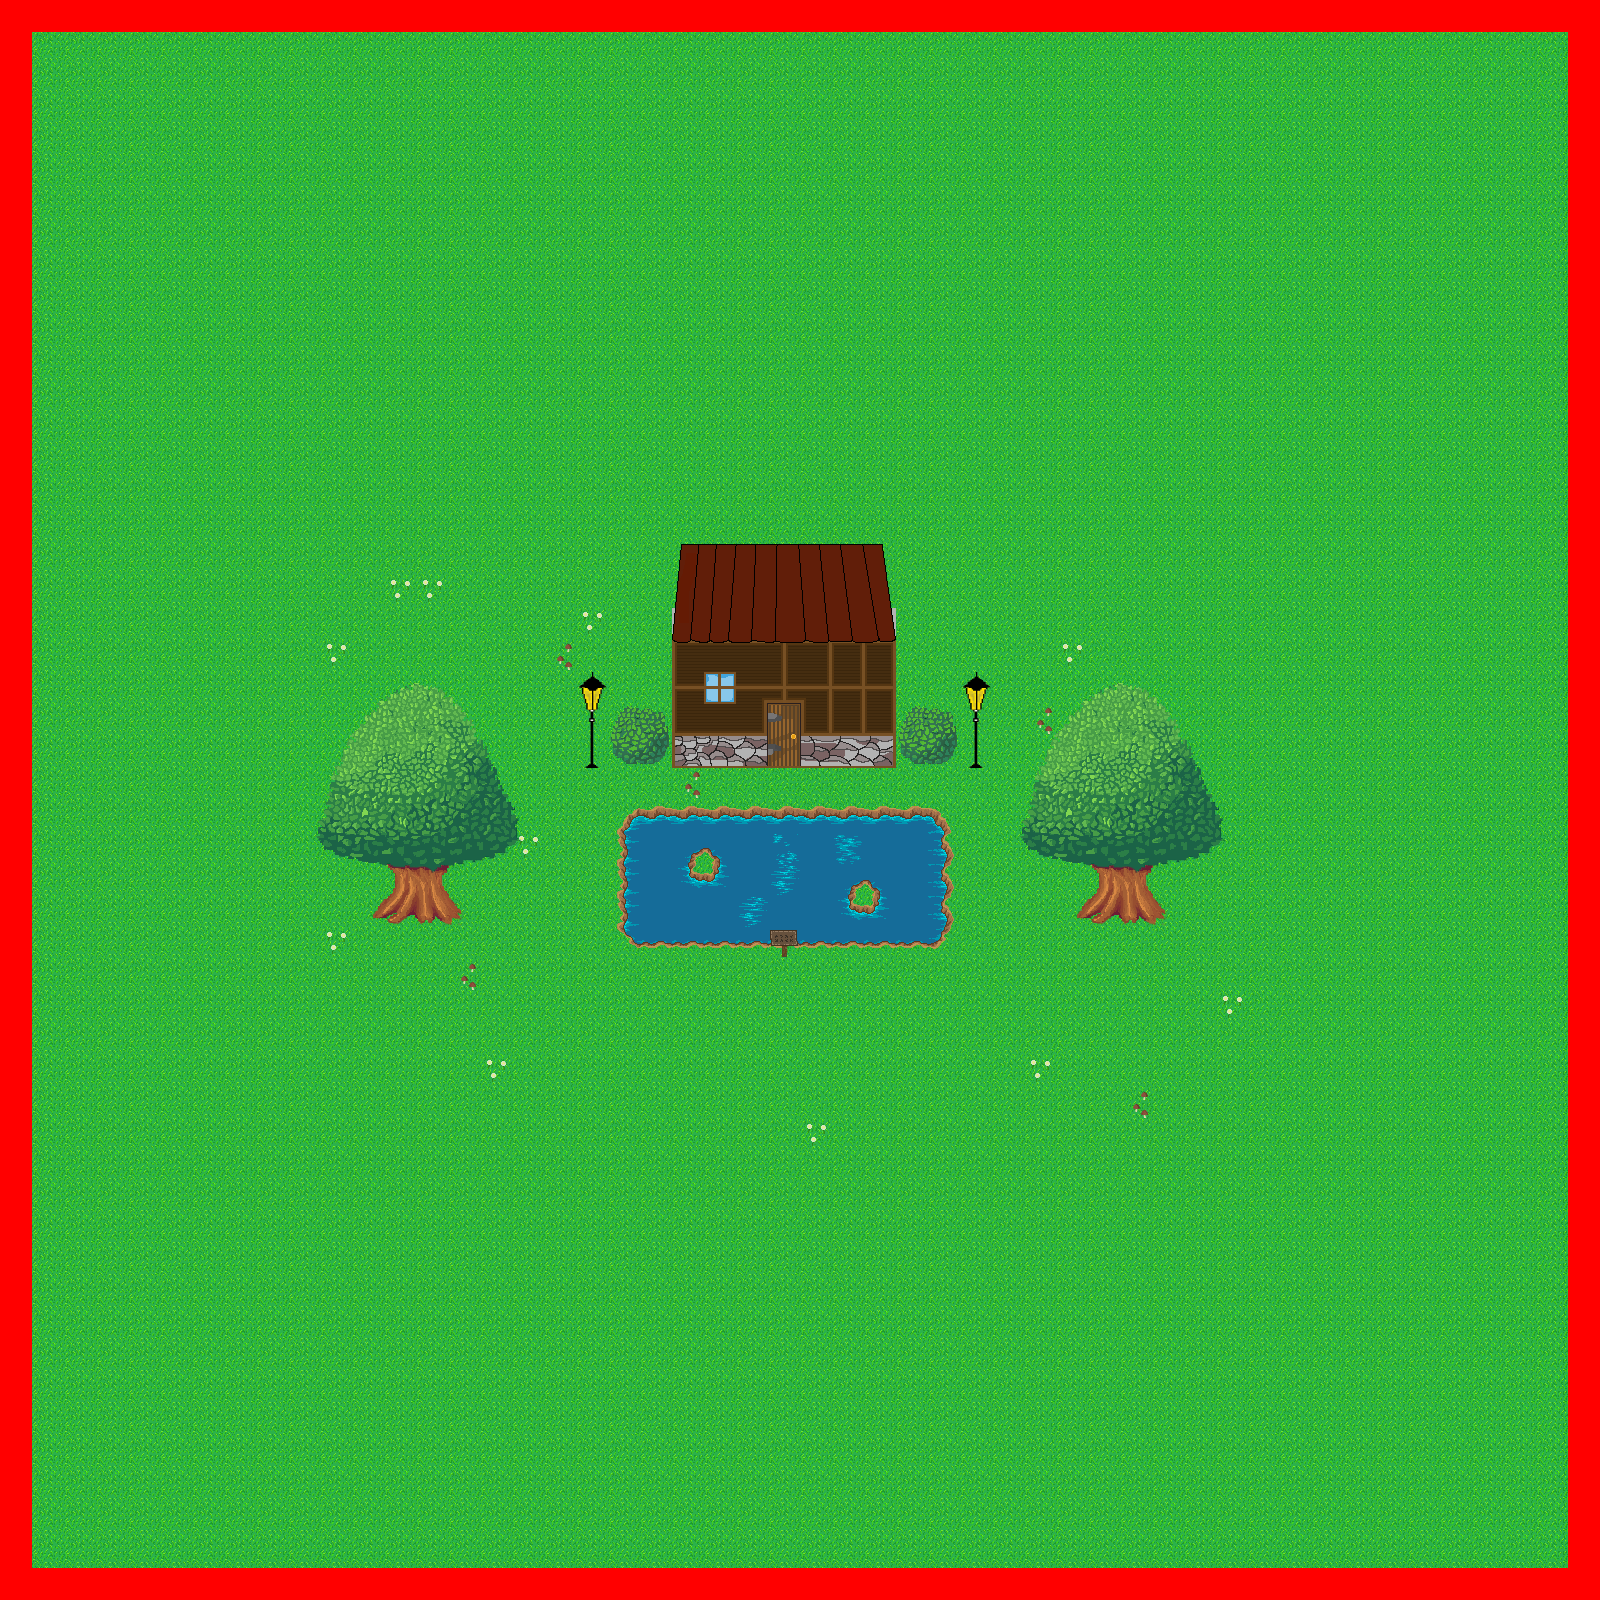

Below is a game level as drawn by its tile map, then a one-line description and the .tmx that defines it (tile-layer data replaced by summaries):
An orthogonal 50x50 tile map with 32x32 px tiles, 6 tile layers (Ground, Water, Tree, Misc, ...), 14 tilesets and 8 objects.

<map version="1.0" orientation="orthogonal" renderorder="right-down" width="50" height="50" tilewidth="32" tileheight="32" nextobjectid="14">
 <tileset firstgid="1" name="Grass_1" tilewidth="32" tileheight="32" tilecount="1" columns="1">
  <image source="Grass_1.png" width="32" height="32" />
 </tileset>
 <tileset firstgid="2" name="Grass_Flower" tilewidth="32" tileheight="32" tilecount="1" columns="1">
  <image source="Grass_Flower.png" width="32" height="32" />
 </tileset>
 <tileset firstgid="3" name="Grass_Shroom" tilewidth="32" tileheight="32" tilecount="1" columns="1">
  <image source="Grass_Shroom.png" width="32" height="32" />
 </tileset>
 <tileset firstgid="4" name="Piedra1" tilewidth="32" tileheight="32" tilecount="1" columns="1">
  <image source="Piedra1.png" width="32" height="32" />
 </tileset>
 <tileset firstgid="5" name="Sign" tilewidth="32" tileheight="32" tilecount="1" columns="1">
  <image source="Sign.png" width="32" height="32" />
 </tileset>
 <tileset firstgid="6" name="Wood" tilewidth="32" tileheight="32" tilecount="1" columns="1">
  <image source="Wood.png" width="32" height="32" />
 </tileset>
 <tileset firstgid="7" name="stone_mossy" tilewidth="32" tileheight="32" tilecount="1" columns="1">
  <image source="stone_mossy.png" width="32" height="32" />
 </tileset>
 <tileset firstgid="8" name="heno reducido" tilewidth="32" tileheight="32" tilecount="1" columns="1">
  <image source="heno reducido.png" width="32" height="32" />
 </tileset>
 <tileset firstgid="9" name="FAROL" tilewidth="32" tileheight="32" tilecount="3" columns="1">
  <image source="FAROL.png" width="32" height="96" />
 </tileset>
 <tileset firstgid="12" name="casa" tilewidth="32" tileheight="32" tilecount="49" columns="7">
  <image source="casa.png" width="224" height="224" />
 </tileset>
 <tileset firstgid="61" name="Bush" tilewidth="32" tileheight="32" tilecount="4" columns="2">
  <image source="Bush.png" width="64" height="64" />
 </tileset>
 <tileset firstgid="65" name="water" tilewidth="32" tileheight="32" tilecount="18" columns="3">
  <image source="water.png" width="96" height="192" />
 </tileset>
 <tileset firstgid="83" name="arbol" tilewidth="32" tileheight="32" tilecount="64" columns="8">
  <image source="arbol.png" width="256" height="256" />
 </tileset>
 <tileset firstgid="147" name="WORK STATION V2  - 1 (ROJO)" tilewidth="32" tileheight="32" tilecount="1" columns="1">
  <image source="WORK STATION V2  - 1 (ROJO).png" width="32" height="32" />
 </tileset>
 <layer name="Ground" width="50" height="50">
  <data>[2500 cells, 2500 non-empty, 3 distinct tile ids]</data>
 </layer>
 <layer name="Water" width="50" height="50">
  <data>[2500 cells, 55 non-empty, 16 distinct tile ids]</data>
 </layer>
 <layer name="Tree" width="50" height="50">
  <data>[2500 cells, 16 non-empty, 8 distinct tile ids]</data>
 </layer>
 <layer name="Misc" width="50" height="50">
  <data>[2500 cells, 64 non-empty, 57 distinct tile ids]</data>
 </layer>
 <layer name="Tree's Top" width="50" height="50">
  <data>[2500 cells, 96 non-empty, 48 distinct tile ids]</data>
 </layer>
 <objectgroup name="Colision">
  <object id="3" x="371.75" y="918">
   <polyline points="0,0 92.25,1.25 70.5,-33.5 23,-33.25 0.25,-1" />
  </object>
  <object id="5" x="1075.67" y="917.333">
   <polyline points="0,0 93.3333,-0.666667 69.6667,-33.3333 22.3333,-33 -2,0.333333" />
  </object>
  <object id="6" x="629.333" y="943.333">
   <polyline points="0,0 312,0 319.333,-17.3333 312.667,-125.333 296.667,-134.667 8.66667,-134 -13.3333,-112 -9.33333,-18.6667 2,0.666667" />
  </object>
  <object id="7" x="966.667" y="766.667">
   <polyline points="0,0 16,1.33333 8.66667,-4 -0.666667,-0.666667" />
  </object>
  <object id="8" x="582.667" y="767.333">
   <polyline points="0,0 14.6667,0.666667 8.66667,-4.66667 -2,1.33333" />
  </object>
  <object id="9" x="613.091" y="752.727">
   <polyline points="0,0 12.5455,10.3636 41.2727,10.9091 55.6364,-5.45455 54.5455,-25.2727 50,-40.5455 13.2727,-44.5455 -2.90909,-19.4545 -1.09091,-0.363636" />
  </object>
  <object id="10" x="900.333" y="753.333">
   <polyline points="0,0 13,9.66667 44.6667,8.33333 55.6667,-6 55.3333,-32.3333 43.3333,-42.6667 24.3333,-45.3333 13.3333,-46.3333 7.33333,-41.6667 -0.333333,-20.3333 -0.666667,-7.33333 -0.333333,-0.666667" />
  </object>
  <object id="13" x="894" y="765.5">
   <polyline points="0,0 2.5,-91.5 -222,-89 -222.5,1.5 1.5,1" />
  </object>
 </objectgroup>
 <layer name="Colision" width="50" height="50">
  <data>[2500 cells, 196 non-empty, 1 distinct tile ids]</data>
 </layer>
</map>
